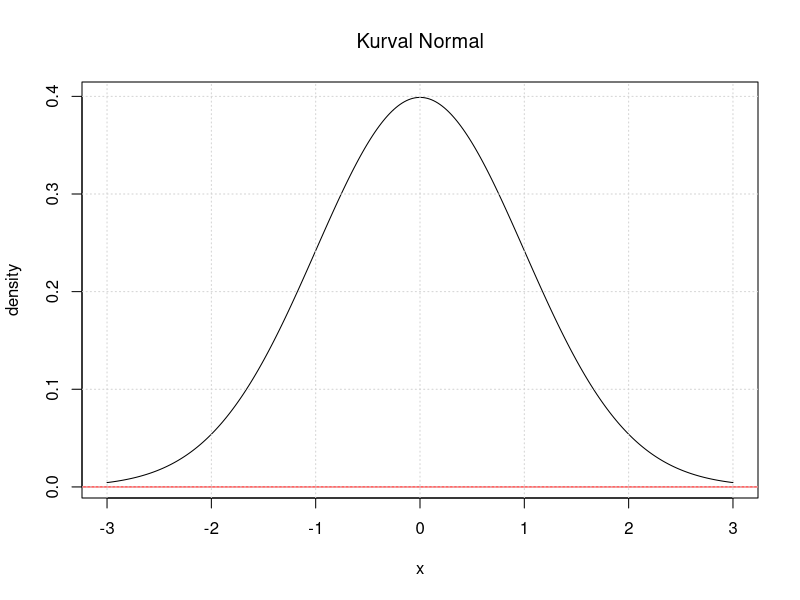

Here is the R script that generated this plot:
# kurval normal dengan nilai −3 < 𝑥 < 3,
# panjang 300,
# keterangan sumbu (x,y) = (x, density) dan garis sumbu 𝑥 di tandai dengan warna merah.

mean <- 0
standard_deviation <- 1
x_values <- seq(-3, 3, length.out = 300)
density_values <- dnorm(x_values,
                               mean = mean,
                               sd = standard_deviation)
plot(x_values, density_values,
     type = "l",
     main = expression("Kurval Normal"),
     xlab = expression("x"),
     ylab = "density")

abline(h=0, col="red")

grid()

